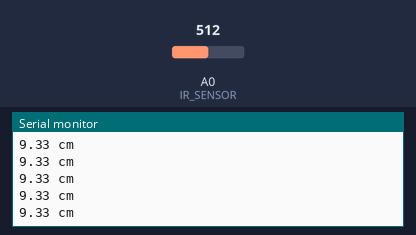
Bench run of a sketch on a simulated Arduino Uno, built with avr-gcc and run on an emulated ATmega328P. Shown: the last lines printed to the serial monitor. Inputs (shaded band) come from the test bench; at power-on: A0 (IR_SENSOR) = 512.

Above: at 1.2 s.
1.3 s: A0 (IR_SENSOR) set to 716
At 1.33 s:
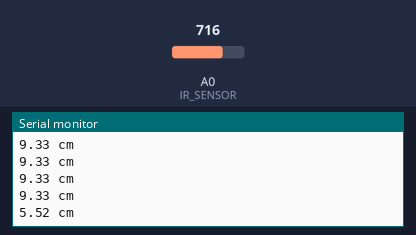
4.3 s: A0 (IR_SENSOR) set to 900
At 4.31 s:
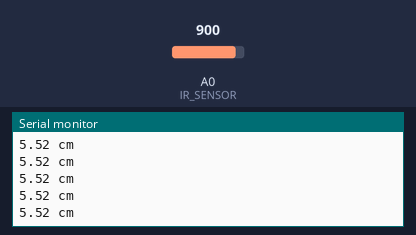
Timing chart, 0 to 7.3 s (numbered marks = the images above; inputs shaded):
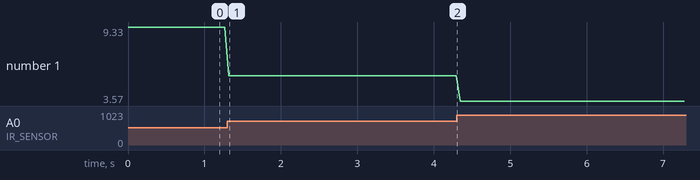

The sketch:

infrared_nano.ino
```cpp
// Arduino Code to measure distance with a Sharp GP2D12 sensor
// www.swanrobotics.com

int IR_SENSOR = 0; // Sensor is connected to the analog A0
int intSensorResult = 0; //Sensor result
float fltSensorCalc = 0; //Calculated value

void setup()
{
Serial.begin(9600); // Setup communication with computer to present results serial monitor
}

void loop()
{
// read the value from the ir sensor

intSensorResult = analogRead(IR_SENSOR); //Get sensor value
fltSensorCalc = (6787.0 / (intSensorResult - 3.0)) - 4.0; //Calculate distance in cm

Serial.print(fltSensorCalc); //Send distance to computer
Serial.println(" cm"); //Add cm to result
delay(50); //Wait
}
```

Measured:
- after the input at 1.3 s, the serial monitor: prints a new line at once (image 1)
- plotted number 1: 9.33 → 5.52 after the input at 1.3 s, 5.52 → 3.57 after the input at 4.3 s
